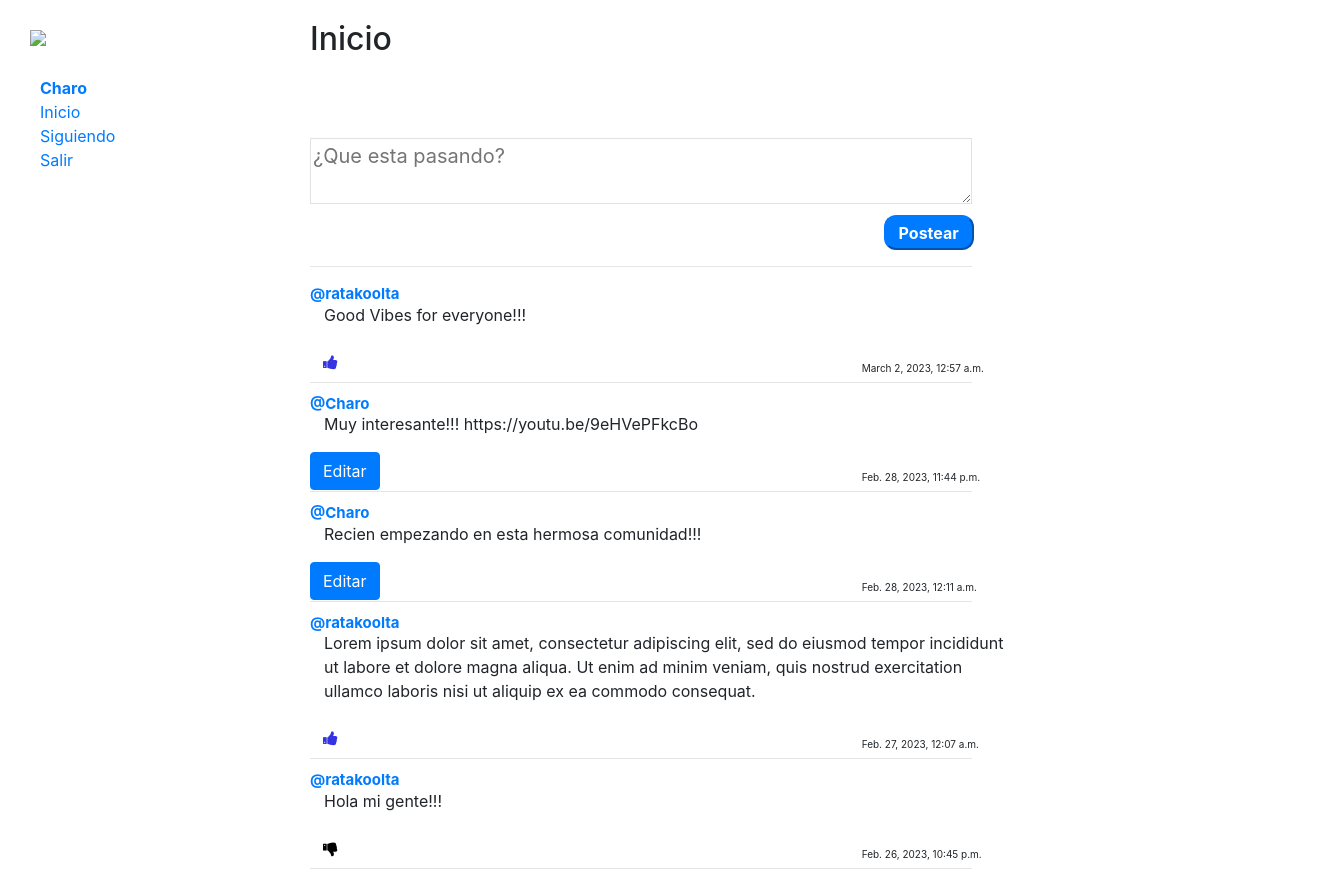
The app's page / (signed in) with its own data.
### network/models.py (models this page shows, shortened)
class User(AbstractUser):
    pass

class Post(models.Model):
    user = models.ForeignKey(User, on_delete=models.CASCADE, related_name="autor")
    post = models.CharField(max_length=140)
    date = models.DateTimeField(auto_now_add=True)

### network/views.py (the view)
# urls.py: path("", views.index, name="index"),
def index(request):
    inicio = Post.objects.all().order_by("id").reverse()
    paginator = Paginator(inicio, 10)
    paginas = request.GET.get('page')
    publicaciones = paginator.get_page(paginas)
    meGustan = Like.objects.all()
    liked = []
    try:
        for like in meGustan:
            if like.user.id == request.user.id:
                liked.append(like.post.id)
    except:
        liked = []
    return render(request, "network/index.html", {
        "inicio": inicio,
        "publicaciones": publicaciones,
        "liked" : liked
    })

### network/templates/network/index.html (shortened to what this page needs)
{% extends "network/layout.html" %}
{% block body %}
    {% if user.is_authenticated %}
        <h2 style="margin-top: 20px;">Inicio</h2> <br><br><br>
        <form action="{% url 'newPost' %}" method="post">
            <textarea style="width: 60%;" name="post" row="4" cols="100" placeholder="¿Que esta pasando?"></textarea> <br>
            <input class="btn-primary" type="submit" value="Postear" id="btn"/>
        </form>
        <hr>
    {% else %}
        <p>Entra y enterate de lo que esta pasando en el mundo</p>
    {% endif %}
    <div class="inicio">
        {% for post in publicaciones %}
            <div>
                <p id="usuario"><a href="{% url 'profile' user_id=post.user.id %}">@{{ post.user }}</a></p>
                <p id="post" id="content_{{ post.id }}"> {{ post.post }}</p>
                {% if user.is_authenticated %}
                    {% if user == post.user %}
                        <button type="button" class="btn btn-primary" data-toggle="modal" data-target="#modal_edit_post_{{ post.id }}">
                            Editar
                        </button>
                    {% else %}
                        {% if post.id in liked %}
                        <button class="btn btn-link" id="{{ post.id }}" onclick="likeHandler('{{ post.id }}', '{{ liked }}')"><i class="fa fa-thumbs-down" style="color: black;"></i></button>
                        {% else %}
                        <button class="btn btn-link" id="{{ post.id }}" onclick="likeHandler('{{ post.id }}', '{{ liked }}')"><i class="fa fa-thumbs-up" style="color: rgb(52, 52, 228);"></i></button>
                        {% endif %}
                    {% endif %}
                {% endif %}
                <p id="fecha">{{ post.date }}</p>
                <hr style="margin-bottom: 10px;">
            </div>
        {% endfor %}
    </div>
{% endblock %}

### network/templates/network/layout.html (shortened to what this page needs)
{% load static %}
<!DOCTYPE html>
<html lang="en">
    <head>
        <link rel="stylesheet" href="https://stackpath.bootstrapcdn.com/bootstrap/4.4.1/css/bootstrap.min.css">
        <link href="{% static 'network/styles.css' %}" rel="stylesheet">
        <link rel="stylesheet" href="https://cdnjs.cloudflare.com/ajax/libs/font-awesome/4.7.0/css/font-awesome.min.css">
    </head>
    <body>
        <div class="row">
            <div class="sidebar col-lg-2 col-md-3" id="side" style="width: 250px;">
                <a href="{% url 'index' %}"><img id="logo" src="https://res.cloudinary.com/db90zkbrv/image/upload/v1677458586/logo_geoodt.png"></a>
              <ul>
                {% if user.is_authenticated %}
                    <div>
                        <a href="{% url 'profile' user_id=user.id %}"><strong>{{ user.username }}</strong></a>
                    </div>
                {% endif %}
                    <div>
                        <a href="{% url 'index' %}">Inicio</a>
                    </div>
                {% if user.is_authenticated %}
                    <div>
                        <a href="{% url 'following' %}">Siguiendo</a>
                    </div>
                    <div>
                        <a href="{% url 'logout' %}">Salir</a>
                    </div>
                {% endif %}
              </ul>
            </div>
            <div class="main col-lg-10 col-md-9" id="main">
                    {% block body %}
                    {% endblock %}
            </div>
        </div>
    </body>
</html>

### network/static/network/styles.css (style rules this page uses)
#side { position: fixed; width: 310px; }
#main { margin-left: 310px; }
#btn { margin-left: 52%; border-radius: 12px; width: 90px; height: 35px; font-weight: bold; margin-top: 5px; }
textarea { border-color: rgb(226, 226, 226); font-size: 20px; }
hr { width: 60%; margin-left: 0%; }
#usuario { font-weight: bold; margin-bottom: -3px; font-size: 15px; }
#post { margin-left: 14px; width: 690px; }
#fecha { font-size: 10px; margin-left: 50%; margin-top: -20px; margin-bottom: -10px; }
#logo { width: 250px; margin: 30px; }
body { overflow-x: hidden; }

### records on screen
User: username "Charo"
Post: user "ratakoolta", post "Good Vibes for everyone!!!", date "March 2, 2023, 12:57 a.m."
Post: user "Charo", post "Muy interesante!!! https://youtu.be/9eHVePFkcBo", date "Feb. 28, 2023, 11:44 p.m."
Post: user "Charo", post "Recien empezando en esta hermosa comunidad!!!", date "Feb. 28, 2023, 12:11 a.m."
Post: user "ratakoolta", post "Lorem ipsum dolor sit amet, consectetur adipiscing elit, sed do eiusmod tempor incididunt ut labore et dolore magna aliqua. Ut enim ad minim veniam, quis nostrud exercitation ullamco laboris nisi ut aliquip ex ea commodo consequat.", date "Feb. 27, 2023, 12:07 a.m."
Post: user "ratakoolta", post "Hola mi gente!!!", date "Feb. 26, 2023, 10:45 p.m."
